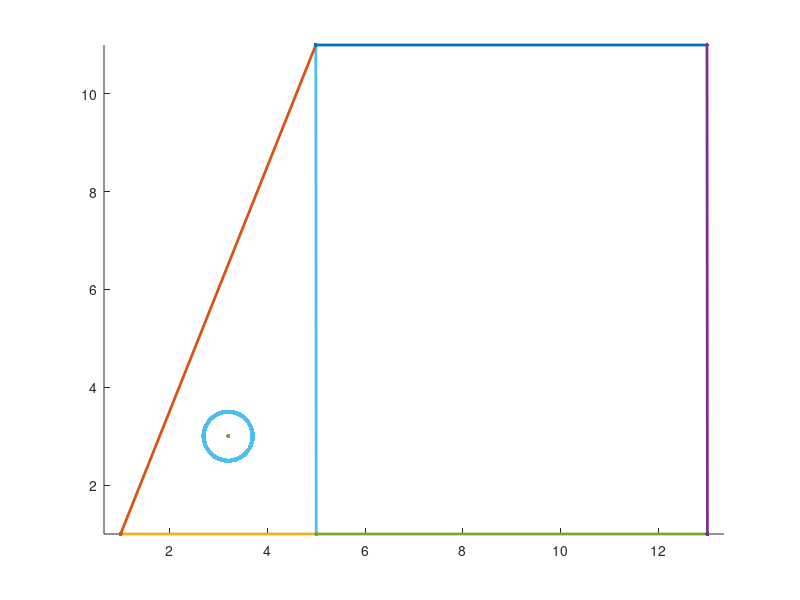

The MATLAB script that drew this image:
function res = test8()
res = 0
figure; hold on; axis equal;
plot([1 1],[1 1], 'LineWidth', 2, 'Marker', '.', 'MarkerSize', 10)
plot([5 5],[1 1], 'LineWidth', 2, 'Marker', '.', 'MarkerSize', 10)
plot([1 5],[1 1], 'LineWidth', 2, 'Marker', '.', 'MarkerSize', 10)
plot([4.99999 4.99999],[1.00001 1.00001], 'LineWidth', 2, 'Marker', '.', 'MarkerSize', 10)
plot([4.99159 4.99159],[11 11], 'LineWidth', 2, 'Marker', '.', 'MarkerSize', 10)
plot([4.99999 4.99159],[1.00001 11], 'LineWidth', 2, 'Marker', '.', 'MarkerSize', 10)
plot([0.999997 0.999997],[0.99999 0.99999], 'LineWidth', 2, 'Marker', '.', 'MarkerSize', 10)
plot([4.99158 4.99158],[11 11], 'LineWidth', 2, 'Marker', '.', 'MarkerSize', 10)
plot([0.999997 4.99158],[0.99999 11], 'LineWidth', 2, 'Marker', '.', 'MarkerSize', 10)
plot([5 5],[0.999991 0.999991], 'LineWidth', 2, 'Marker', '.', 'MarkerSize', 10)
plot([13 13],[1 1], 'LineWidth', 2, 'Marker', '.', 'MarkerSize', 10)
plot([5 13],[0.999991 1], 'LineWidth', 2, 'Marker', '.', 'MarkerSize', 10)
plot([4.99159 4.99159],[11 11], 'LineWidth', 2, 'Marker', '.', 'MarkerSize', 10)
plot([12.9916 12.9916],[11 11], 'LineWidth', 2, 'Marker', '.', 'MarkerSize', 10)
plot([4.99159 12.9916],[11 11], 'LineWidth', 2, 'Marker', '.', 'MarkerSize', 10)
plot([12.9916 12.9916],[11 11], 'LineWidth', 2, 'Marker', '.', 'MarkerSize', 10)
plot([13 13],[1.00001 1.00001], 'LineWidth', 2, 'Marker', '.', 'MarkerSize', 10)
plot([12.9916 13],[11 1.00001], 'LineWidth', 2, 'Marker', '.', 'MarkerSize', 10)
plot([3.2 3.2],[3 3], 'LineWidth', 2, 'Marker', '.', 'MarkerSize', 10)
plot(3.2 + 0.5 * cos(0:0.001 : 2 * pi), 3 + 0.5 * sin(0:0.001 : 2 * pi), 'LineWidth', 2, 'Marker', '.', 'MarkerSize', 10)
